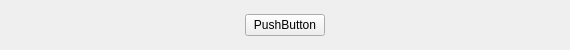
<?xml version="1.0" encoding="UTF-8"?>
<ui version="4.0">
 <class>ButtonGroup</class>
 <widget class="QWidget" name="ButtonGroup">
  <property name="geometry">
   <rect>
    <x>0</x>
    <y>0</y>
    <width>570</width>
    <height>50</height>
   </rect>
  </property>
  <property name="windowTitle">
   <string>Form</string>
  </property>
  <layout class="QHBoxLayout" name="horizontalLayout" stretch="0">
   <property name="spacing">
    <number>0</number>
   </property>
   <property name="leftMargin">
    <number>0</number>
   </property>
   <property name="topMargin">
    <number>0</number>
   </property>
   <property name="rightMargin">
    <number>0</number>
   </property>
   <property name="bottomMargin">
    <number>0</number>
   </property>
   <item>
    <widget class="QStackedWidget" name="stackedWidget">
     <property name="currentIndex">
      <number>1</number>
     </property>
     <widget class="QWidget" name="startPage">
      <layout class="QHBoxLayout" name="horizontalLayout_2">
       <item>
        <spacer name="horizontalSpacer">
         <property name="orientation">
          <enum>Qt::Horizontal</enum>
         </property>
         <property name="sizeHint" stdset="0">
          <size>
           <width>218</width>
           <height>20</height>
          </size>
         </property>
        </spacer>
       </item>
       <item>
        <widget class="MyButton" name="start">
         <property name="text">
          <string>PushButton</string>
         </property>
        </widget>
       </item>
       <item>
        <spacer name="horizontalSpacer_2">
         <property name="orientation">
          <enum>Qt::Horizontal</enum>
         </property>
         <property name="sizeHint" stdset="0">
          <size>
           <width>217</width>
           <height>20</height>
          </size>
         </property>
        </spacer>
       </item>
      </layout>
     </widget>
     <widget class="QWidget" name="playCardPage">
      <layout class="QHBoxLayout" name="horizontalLayout_3">
       <item>
        <spacer name="horizontalSpacer_3">
         <property name="orientation">
          <enum>Qt::Horizontal</enum>
         </property>
         <property name="sizeHint" stdset="0">
          <size>
           <width>218</width>
           <height>20</height>
          </size>
         </property>
        </spacer>
       </item>
       <item>
        <widget class="MyButton" name="playCard">
         <property name="text">
          <string>PushButton</string>
         </property>
        </widget>
       </item>
       <item>
        <spacer name="horizontalSpacer_4">
         <property name="orientation">
          <enum>Qt::Horizontal</enum>
         </property>
         <property name="sizeHint" stdset="0">
          <size>
           <width>217</width>
           <height>20</height>
          </size>
         </property>
        </spacer>
       </item>
      </layout>
     </widget>
     <widget class="QWidget" name="PassOrPlayPage">
      <layout class="QHBoxLayout" name="horizontalLayout_4">
       <item>
        <spacer name="horizontalSpacer_5">
         <property name="orientation">
          <enum>Qt::Horizontal</enum>
         </property>
         <property name="sizeHint" stdset="0">
          <size>
           <width>143</width>
           <height>20</height>
          </size>
         </property>
        </spacer>
       </item>
       <item>
        <widget class="MyButton" name="pass">
         <property name="text">
          <string>PushButton</string>
         </property>
        </widget>
       </item>
       <item>
        <spacer name="horizontalSpacer_7">
         <property name="orientation">
          <enum>Qt::Horizontal</enum>
         </property>
         <property name="sizeType">
          <enum>QSizePolicy::Fixed</enum>
         </property>
         <property name="sizeHint" stdset="0">
          <size>
           <width>40</width>
           <height>15</height>
          </size>
         </property>
        </spacer>
       </item>
       <item>
        <widget class="MyButton" name="playCard1">
         <property name="text">
          <string>PushButton</string>
         </property>
        </widget>
       </item>
       <item>
        <spacer name="horizontalSpacer_6">
         <property name="orientation">
          <enum>Qt::Horizontal</enum>
         </property>
         <property name="sizeHint" stdset="0">
          <size>
           <width>142</width>
           <height>20</height>
          </size>
         </property>
        </spacer>
       </item>
      </layout>
     </widget>
     <widget class="QWidget" name="callLordPage">
      <layout class="QHBoxLayout" name="horizontalLayout_5">
       <item>
        <spacer name="horizontalSpacer_8">
         <property name="orientation">
          <enum>Qt::Horizontal</enum>
         </property>
         <property name="sizeHint" stdset="0">
          <size>
           <width>0</width>
           <height>20</height>
          </size>
         </property>
        </spacer>
       </item>
       <item>
        <widget class="MyButton" name="giveup">
         <property name="text">
          <string>PushButton</string>
         </property>
        </widget>
       </item>
       <item>
        <spacer name="horizontalSpacer_10">
         <property name="orientation">
          <enum>Qt::Horizontal</enum>
         </property>
         <property name="sizeType">
          <enum>QSizePolicy::Fixed</enum>
         </property>
         <property name="sizeHint" stdset="0">
          <size>
           <width>40</width>
           <height>10</height>
          </size>
         </property>
        </spacer>
       </item>
       <item>
        <widget class="MyButton" name="oneScore">
         <property name="text">
          <string>PushButton</string>
         </property>
        </widget>
       </item>
       <item>
        <spacer name="horizontalSpacer_11">
         <property name="orientation">
          <enum>Qt::Horizontal</enum>
         </property>
         <property name="sizeType">
          <enum>QSizePolicy::Fixed</enum>
         </property>
         <property name="sizeHint" stdset="0">
          <size>
           <width>40</width>
           <height>10</height>
          </size>
         </property>
        </spacer>
       </item>
       <item>
        <widget class="MyButton" name="twoScore">
         <property name="text">
          <string>PushButton</string>
         </property>
        </widget>
       </item>
       <item>
        <spacer name="horizontalSpacer_12">
         <property name="orientation">
          <enum>Qt::Horizontal</enum>
         </property>
         <property name="sizeType">
          <enum>QSizePolicy::Fixed</enum>
         </property>
         <property name="sizeHint" stdset="0">
          <size>
           <width>40</width>
           <height>10</height>
          </size>
         </property>
        </spacer>
       </item>
       <item>
        <widget class="MyButton" name="threeScore">
         <property name="text">
          <string>PushButton</string>
         </property>
        </widget>
       </item>
       <item>
        <spacer name="horizontalSpacer_9">
         <property name="orientation">
          <enum>Qt::Horizontal</enum>
         </property>
         <property name="sizeHint" stdset="0">
          <size>
           <width>0</width>
           <height>20</height>
          </size>
         </property>
        </spacer>
       </item>
      </layout>
     </widget>
     <widget class="QWidget" name="nullPage"/>
    </widget>
   </item>
  </layout>
 </widget>
 <customwidgets>
  <customwidget>
   <class>MyButton</class>
   <extends>QPushButton</extends>
   <header>mybutton.h</header>
  </customwidget>
 </customwidgets>
 <resources/>
 <connections/>
</ui>
